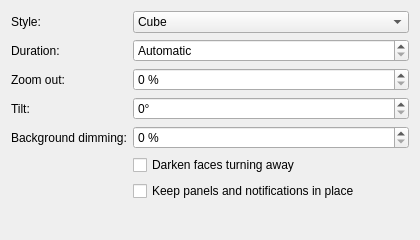
<?xml version="1.0" encoding="UTF-8"?>
<ui version="4.0">
 <class>FacetsConfig</class>
 <widget class="QWidget" name="FacetsConfig">
  <property name="geometry">
   <rect>
    <x>0</x>
    <y>0</y>
    <width>420</width>
    <height>240</height>
   </rect>
  </property>
  <layout class="QFormLayout" name="formLayout">
   <item row="0" column="0">
    <widget class="QLabel" name="styleLabel">
     <property name="text">
      <string>Style:</string>
     </property>
     <property name="buddy">
      <cstring>kcfg_Style</cstring>
     </property>
    </widget>
   </item>
   <item row="0" column="1">
    <widget class="QComboBox" name="kcfg_Style">
     <property name="toolTip">
      <string>3D transition style used when switching virtual desktops</string>
     </property>
     <item>
      <property name="text">
       <string>Cube</string>
      </property>
     </item>
     <item>
      <property name="text">
       <string>Flip</string>
      </property>
     </item>
     <item>
      <property name="text">
       <string>Deck</string>
      </property>
     </item>
    </widget>
   </item>
   <item row="1" column="0">
    <widget class="QLabel" name="durationLabel">
     <property name="text">
      <string>Duration:</string>
     </property>
     <property name="buddy">
      <cstring>kcfg_Duration</cstring>
     </property>
    </widget>
   </item>
   <item row="1" column="1">
    <widget class="QSpinBox" name="kcfg_Duration">
     <property name="toolTip">
      <string>Length of the switch animation; 0 follows the global animation speed</string>
     </property>
     <property name="suffix">
      <string> ms</string>
     </property>
     <property name="specialValueText">
      <string>Automatic</string>
     </property>
     <property name="singleStep">
      <number>50</number>
     </property>
     <property name="minimum">
      <number>0</number>
     </property>
     <property name="maximum">
      <number>3000</number>
     </property>
    </widget>
   </item>
   <item row="2" column="0">
    <widget class="QLabel" name="zoomOutLabel">
     <property name="text">
      <string>Zoom out:</string>
     </property>
     <property name="buddy">
      <cstring>kcfg_ZoomOut</cstring>
     </property>
    </widget>
   </item>
   <item row="2" column="1">
    <widget class="QSpinBox" name="kcfg_ZoomOut">
     <property name="toolTip">
      <string>How far the camera pulls back at the middle of the animation</string>
     </property>
     <property name="suffix">
      <string> %</string>
     </property>
     <property name="minimum">
      <number>0</number>
     </property>
     <property name="maximum">
      <number>150</number>
     </property>
    </widget>
   </item>
   <item row="3" column="0">
    <widget class="QLabel" name="tiltLabel">
     <property name="text">
      <string>Tilt:</string>
     </property>
     <property name="buddy">
      <cstring>kcfg_TiltAngle</cstring>
     </property>
    </widget>
   </item>
   <item row="3" column="1">
    <widget class="QSpinBox" name="kcfg_TiltAngle">
     <property name="toolTip">
      <string>Peak tilt of the 3D scene in degrees</string>
     </property>
     <property name="suffix">
      <string>°</string>
     </property>
     <property name="minimum">
      <number>0</number>
     </property>
     <property name="maximum">
      <number>30</number>
     </property>
    </widget>
   </item>
   <item row="4" column="0">
    <widget class="QLabel" name="backgroundDimLabel">
     <property name="text">
      <string>Background dimming:</string>
     </property>
     <property name="buddy">
      <cstring>kcfg_BackgroundDim</cstring>
     </property>
    </widget>
   </item>
   <item row="4" column="1">
    <widget class="QSpinBox" name="kcfg_BackgroundDim">
     <property name="toolTip">
      <string>Darkness of the wallpaper shown behind the 3D scene</string>
     </property>
     <property name="suffix">
      <string> %</string>
     </property>
     <property name="minimum">
      <number>0</number>
     </property>
     <property name="maximum">
      <number>100</number>
     </property>
    </widget>
   </item>
   <item row="5" column="1">
    <widget class="QCheckBox" name="kcfg_Shading">
     <property name="toolTip">
      <string>Apply directional shading to desktop faces during the animation</string>
     </property>
     <property name="text">
      <string>Darken faces turning away</string>
     </property>
    </widget>
   </item>
   <item row="6" column="1">
    <widget class="QCheckBox" name="kcfg_KeepPanels">
     <property name="toolTip">
      <string>Keep panels and on-screen notifications fixed instead of moving them with the desktop</string>
     </property>
     <property name="text">
      <string>Keep panels and notifications in place</string>
     </property>
    </widget>
   </item>
  </layout>
 </widget>
 <resources/>
 <connections/>
</ui>
